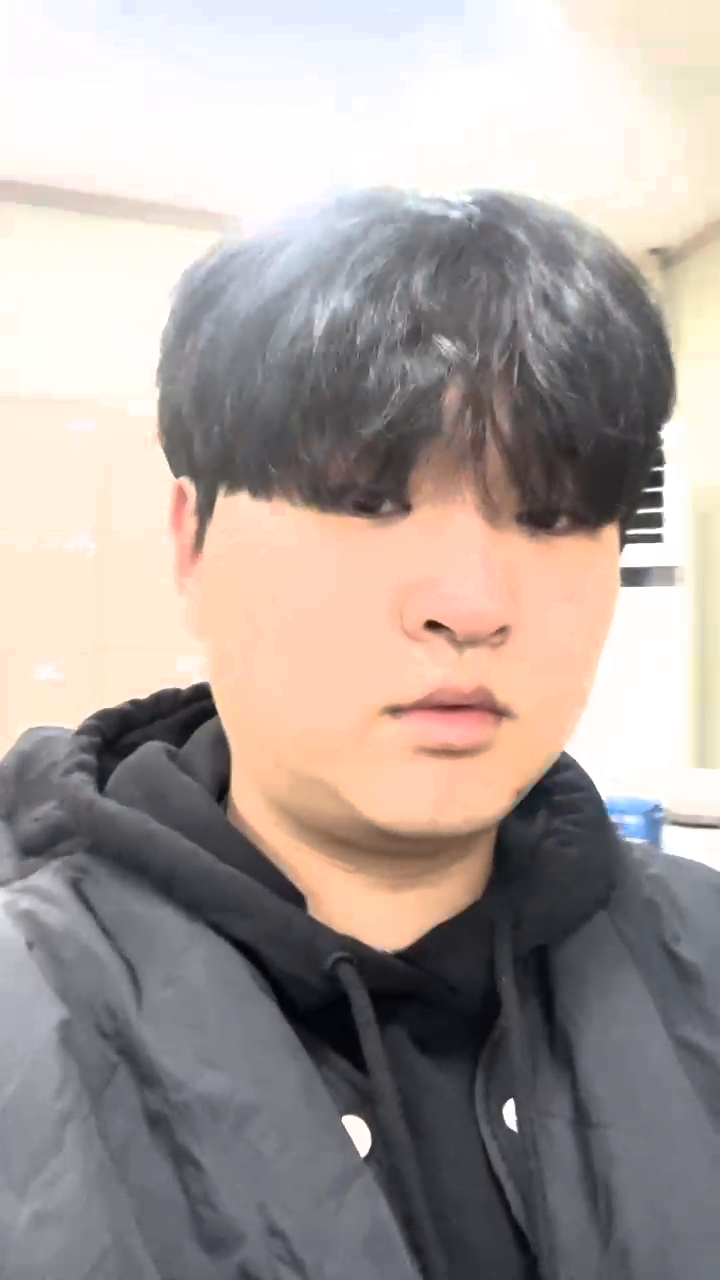
#> input picture frame 17 of HELLO_AI/homework/img/유길상.mp4, 720 x 1280 px, given in place of 김승연.mp4, which was not available
$ python my_img2folder.resize.py
#> lines starting #> are read from the running program, lines starting #| are printed output that depends on the picture; pictures that were not available may be replaced by others from this repository, and a replacement may not be noted
import cv2
import os
files = os.listdir('img')
arr = [
    {'lbl':'0', 'f':'01', 'n':'김승연'},
    {'lbl':'1', 'f':'02', 'n':'배유림'},
    {'lbl':'2', 'f':'03', 'n':'우민규'},
    {'lbl':'3', 'f':'04', 'n':'유길상'}
    ]


def mp4Toimg(myname, folder_name):
#> called with myname = '김승연', folder_name = '01'
    cap = cv2.VideoCapture('img/{}.mp4'.format(myname))
    cnt = 0;
    face_cascade = cv2.CascadeClassifier(cv2.data.haarcascades + 'haarcascade_frontalface_alt.xml')
    while(cap.isOpened()):
        ret, frame = cap.read()
#> frame is the input picture: shape (1280, 720, 3); mean B, G, R 156.7, 160.7, 170.6
        if ret:

            gray = cv2.cvtColor(frame, cv2.COLOR_BGR2GRAY)
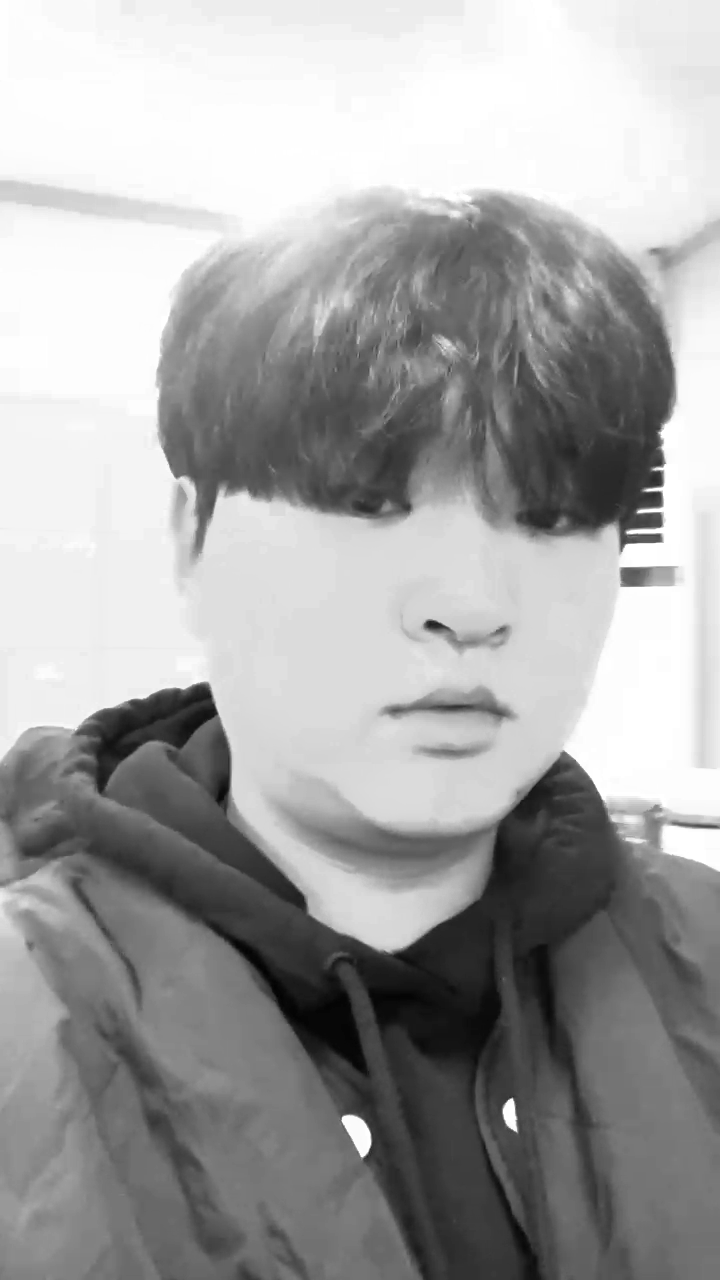
#> gray: shape (1280, 720); min 2, max 255, mean 163.2
            faces = face_cascade.detectMultiScale(gray,scaleFactor=1.1,minNeighbors=5,minSize=(30, 30))
#> faces = ()
            for idx,(x, y, w, h) in enumerate(faces):
                cropped_img=frame[y:y+h,x:x+w]
                cropped_img = cv2.resize(cropped_img, dsize=(32, 32))
                cv2.imwrite('pre01/{}/{}.png'.format(folder_name, cnt), cropped_img)
                cnt += 1
#> this loop made 0 passes
#> after the loop, cnt = 0
        else:
            break


for a in arr:
    mp4Toimg(a['n'], a['f'])

$ run again, starting later in the video
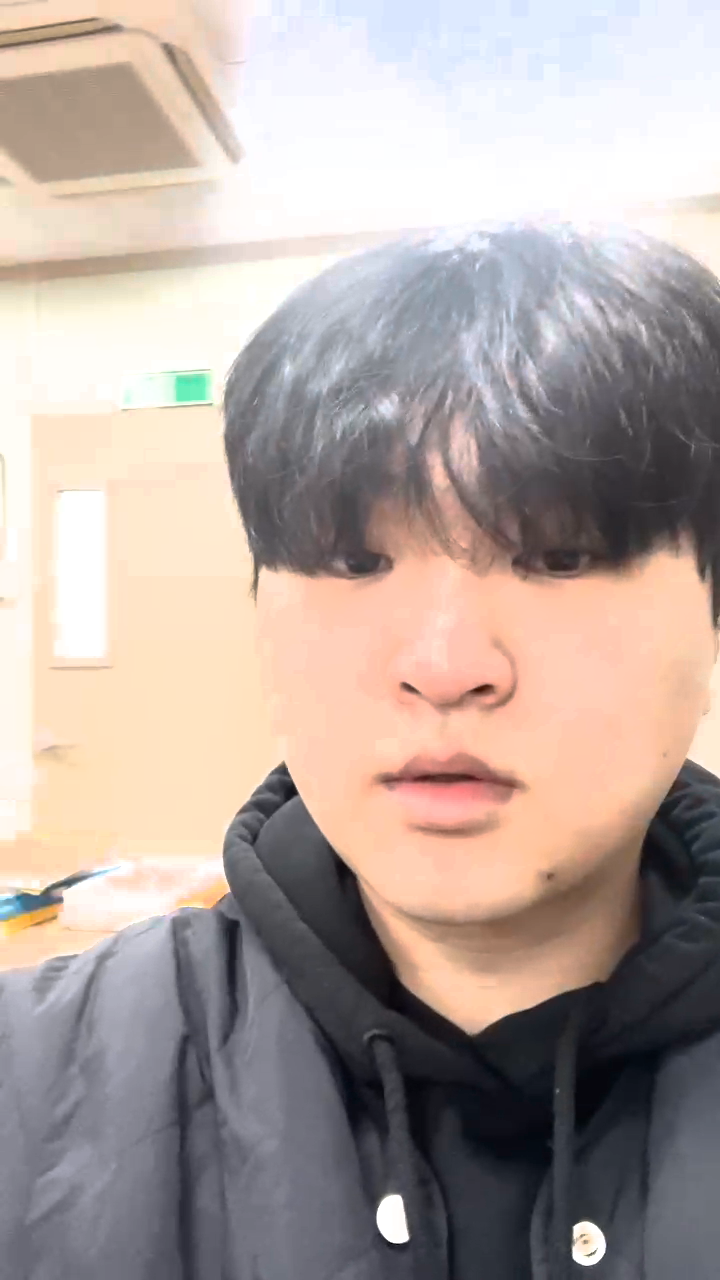
#> input picture frame 77 of HELLO_AI/homework/img/유길상.mp4, 720 x 1280 px, given in place of 김승연.mp4, which was not available
#> in mp4Toimg, frame is the input picture: shape (1280, 720, 3); mean B, G, R 159, 164.7, 178.2
#> in mp4Toimg, `gray = cv2.cvtColor(frame, cv2.COLOR_BGR2GRAY)`:
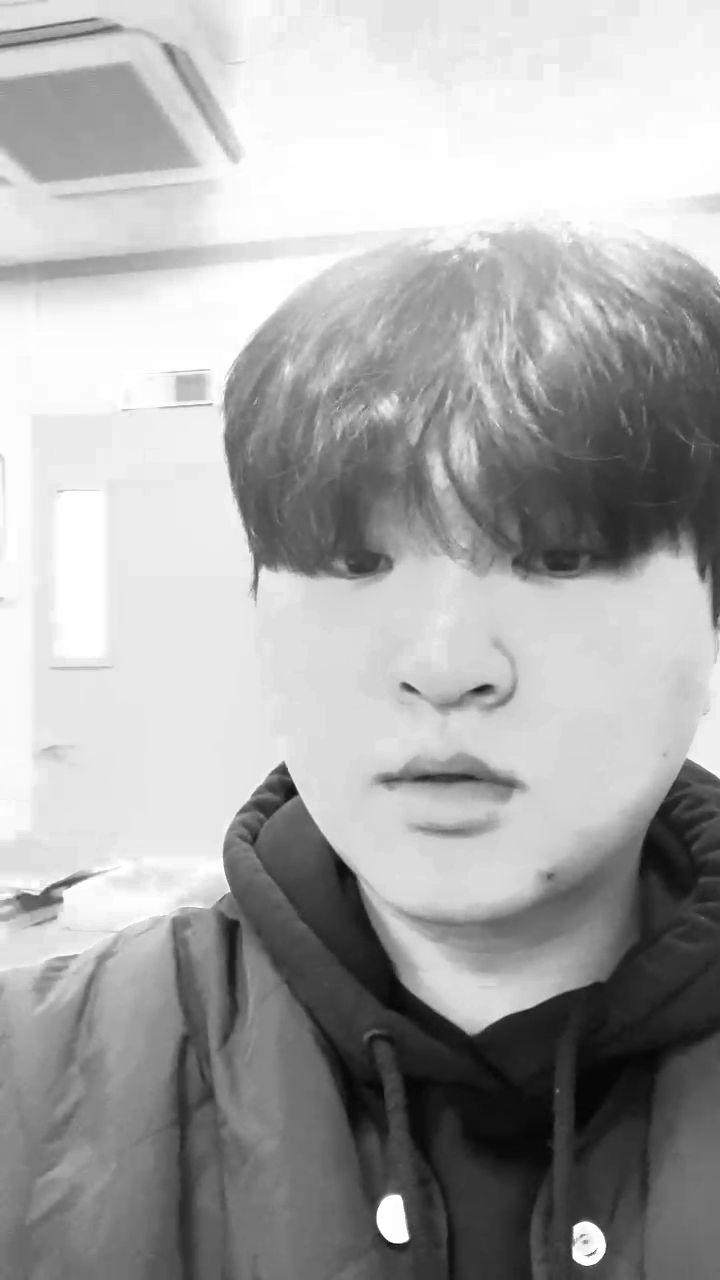
#> gray: shape (1280, 720); min 0, max 255, mean 168
#> faces = ()
#> after the loop in mp4Toimg, `for idx,(x, y, w, h) in enumerate(faces):`: cnt = 0

$ run again, starting later in the video
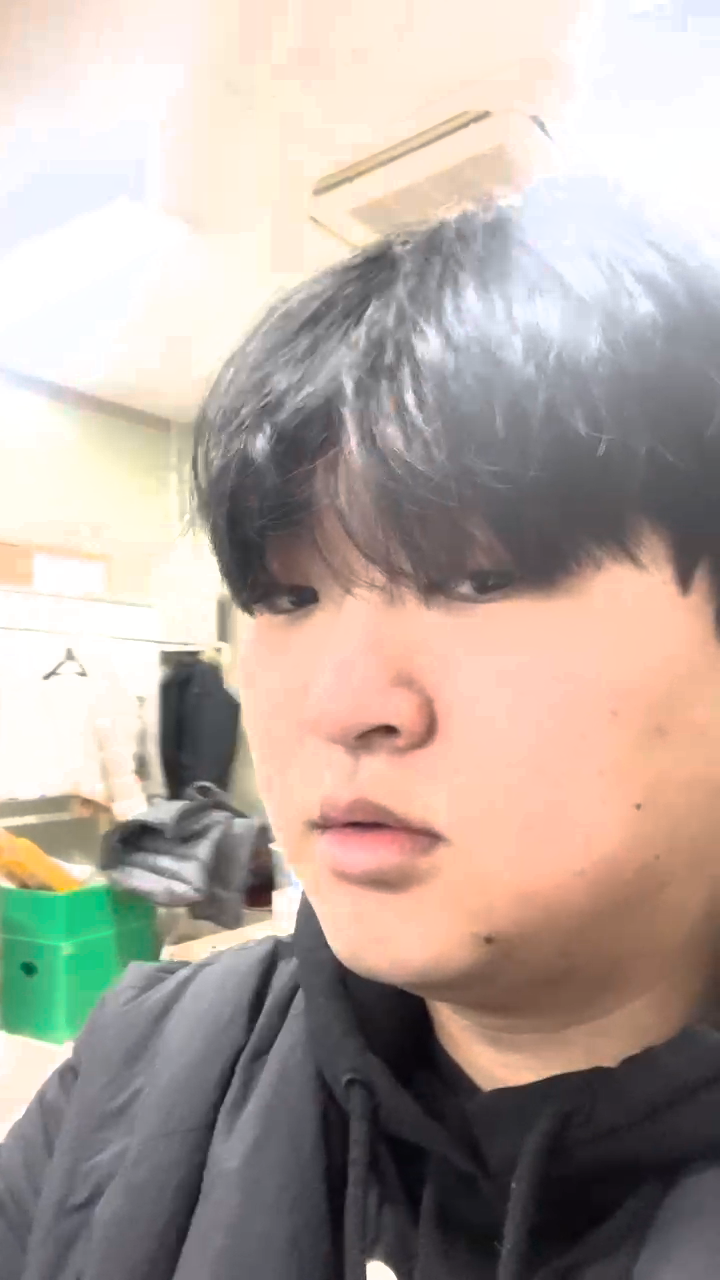
#> input picture frame 138 of HELLO_AI/homework/img/유길상.mp4, 720 x 1280 px, given in place of 김승연.mp4, which was not available
#> in mp4Toimg, frame is the input picture: shape (1280, 720, 3); mean B, G, R 158.9, 167.1, 179.2
#> in mp4Toimg, `gray = cv2.cvtColor(frame, cv2.COLOR_BGR2GRAY)`:
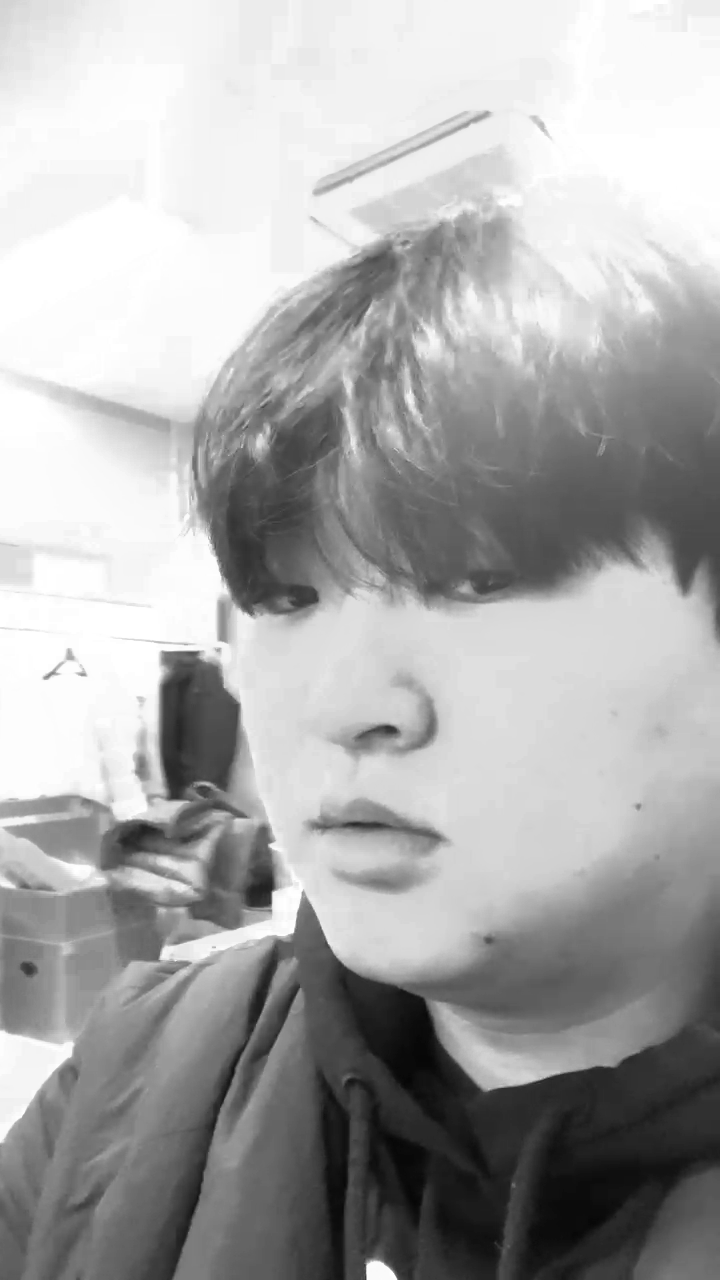
#> gray: shape (1280, 720); min 6, max 255, mean 169.8
#> faces = ()
#> after the loop in mp4Toimg, `for idx,(x, y, w, h) in enumerate(faces):`: cnt = 0
